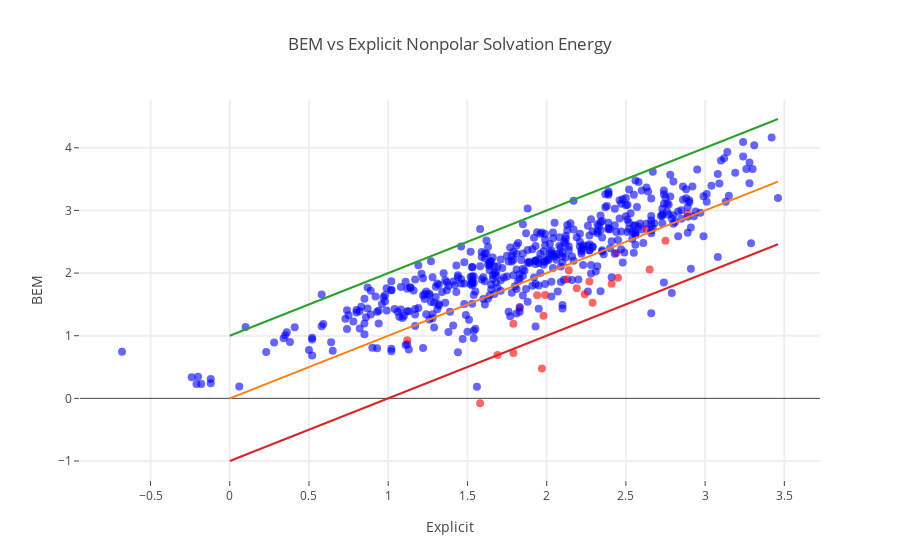

Notebook code cell kept with this figure:
### Code cell
import plotly.plotly as py
import plotly.graph_objs as go
from plotly.offline import download_plotlyjs, init_notebook_mode, plot, iplot
init_notebook_mode(connected=True)

bem_c = bem[index_clean]
mobley_c = mobley[index_clean]
names_c = names[index_clean]
volumes_c = volumes[index_clean]
areas_c = areas[index_clean]
test_charge_c = test_charge[index_clean]
smiles_c = smiles[index_clean]

key = 'Br'
key_true = numpy.chararray(len(bem_c), itemsize=10)
key_true[:] = 'blue'
for i in range(len(bem_c)):
    if key in smiles_c[i]:
        key_true[i] = 'red'
    
trace = go.Scatter(
            x = mobley_c,
            y = bem_c,
            text = smiles_c,
            mode='markers',
            marker = dict(size=8,
                        opacity=0.6, color=key_true),
#                        opacity=0.6, color=areas_c),
            hoverinfo = 'text')


max_val = numpy.max(mobley_c)
ref = go.Scatter( x = numpy.array([0,max_val]),
                  y = numpy.array([0,max_val]),
                  mode = 'lines'
                )

ref2 = go.Scatter( x = numpy.array([0,max_val]),
                  y = numpy.array([1,max_val+1]),
                  mode = 'lines'
                )
ref3 = go.Scatter( x = numpy.array([0,max_val]),
                  y = numpy.array([-1,max_val-1]),
                  mode = 'lines'
                )

data = [trace, ref, ref2, ref3]
    
layout= go.Layout(
    title= 'BEM vs Explicit Nonpolar Solvation Energy',
    hovermode= 'closest',
    xaxis= dict(
        title= 'Explicit',
        ticklen= 5,
        zeroline= False,
        gridwidth= 2,
    ),
    yaxis=dict(
        title= 'BEM',
        ticklen= 5,
        gridwidth= 2,
    ),
    showlegend= False
)
fig= go.Figure(data=data, layout=layout)
iplot(fig)

#Cross correlation
correl = numpy.corrcoef(bem_c, mobley_c)
print 'Correlation coeff bem: '
print correl

### Figure 1 — Plotly figure (JSON) as saved in the notebook; plotly's stock layout.template omitted (floating-point values rounded to 4 significant figures; data arrays with more than 128 entries replaced by an {"elided": "..."} marker saying what was removed)
{"data": [{"hoverinfo": "text", "marker": {"color": {"elided": "502 str values"}, "opacity": 0.6, "size": 8}, "mode": "markers", "text": {"elided": "502 str values"}, "type": "scatter", "uid": "0a391dbf-8e35-4a59-a64c-3f42d6765979", "x": {"elided": "502 float values"}, "y": {"elided": "502 float values"}}, {"mode": "lines", "type": "scatter", "uid": "f0596751-f132-4718-8c19-ee96d718eca2", "x": [0, 3.46], "y": [0, 3.46]}, {"mode": "lines", "type": "scatter", "uid": "2cbd2704-d92f-4412-9dfb-50b2dd6408d4", "x": [0, 3.46], "y": [1, 4.46]}, {"mode": "lines", "type": "scatter", "uid": "ed05f1e9-242a-4b88-9f1b-a7987b5d7d26", "x": [0, 3.46], "y": [-1, 2.46]}], "layout": {"hovermode": "closest", "showlegend": false, "title": {"text": "BEM vs Explicit Nonpolar Solvation Energy"}, "xaxis": {"gridwidth": 2, "ticklen": 5, "title": {"text": "Explicit"}, "zeroline": false}, "yaxis": {"gridwidth": 2, "ticklen": 5, "title": {"text": "BEM"}}}}
